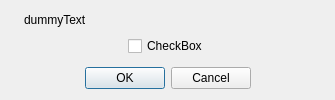
<?xml version="1.0" encoding="UTF-8"?>
<ui version="4.0">
 <class>Utils::CheckableMessageBox</class>
 <widget class="QDialog" name="Utils::CheckableMessageBox">
  <property name="windowTitle">
   <string>Dialog</string>
  </property>
  <layout class="QVBoxLayout" name="verticalLayout_2">
   <item>
    <layout class="QHBoxLayout" name="horizontalLayout_2">
     <item>
      <layout class="QVBoxLayout" name="verticalLayout">
       <item>
        <widget class="QLabel" name="pixmapLabel">
         <property name="sizePolicy">
          <sizepolicy hsizetype="Minimum" vsizetype="Preferred">
           <horstretch>0</horstretch>
           <verstretch>0</verstretch>
          </sizepolicy>
         </property>
        </widget>
       </item>
       <item>
        <spacer name="pixmapSpacer">
         <property name="orientation">
          <enum>Qt::Vertical</enum>
         </property>
         <property name="sizeType">
          <enum>QSizePolicy::MinimumExpanding</enum>
         </property>
         <property name="sizeHint" stdset="0">
          <size>
           <width>0</width>
           <height>5</height>
          </size>
         </property>
        </spacer>
       </item>
      </layout>
     </item>
     <item>
      <widget class="QLabel" name="messageLabel">
       <property name="minimumSize">
        <size>
         <width>300</width>
         <height>0</height>
        </size>
       </property>
       <property name="text">
        <string notr="true">dummyText</string>
       </property>
       <property name="wordWrap">
        <bool>true</bool>
       </property>
       <property name="openExternalLinks">
        <bool>true</bool>
       </property>
       <property name="textInteractionFlags">
        <set>Qt::LinksAccessibleByKeyboard|Qt::LinksAccessibleByMouse</set>
       </property>
      </widget>
     </item>
    </layout>
   </item>
   <item>
    <layout class="QHBoxLayout" name="horizontalLayout">
     <item>
      <spacer name="checkBoxLeftSpacer">
       <property name="orientation">
        <enum>Qt::Horizontal</enum>
       </property>
       <property name="sizeHint" stdset="0">
        <size>
         <width>40</width>
         <height>20</height>
        </size>
       </property>
      </spacer>
     </item>
     <item>
      <widget class="QCheckBox" name="checkBox">
       <property name="text">
        <string notr="true">CheckBox</string>
       </property>
      </widget>
     </item>
     <item>
      <spacer name="checkBoxRightSpacer">
       <property name="orientation">
        <enum>Qt::Horizontal</enum>
       </property>
       <property name="sizeHint" stdset="0">
        <size>
         <width>40</width>
         <height>20</height>
        </size>
       </property>
      </spacer>
     </item>
    </layout>
   </item>
   <item>
    <spacer name="buttonSpacer">
     <property name="orientation">
      <enum>Qt::Vertical</enum>
     </property>
     <property name="sizeType">
      <enum>QSizePolicy::Minimum</enum>
     </property>
     <property name="sizeHint" stdset="0">
      <size>
       <width>0</width>
       <height>5</height>
      </size>
     </property>
    </spacer>
   </item>
   <item>
    <widget class="QDialogButtonBox" name="buttonBox">
     <property name="orientation">
      <enum>Qt::Horizontal</enum>
     </property>
     <property name="standardButtons">
      <set>QDialogButtonBox::Cancel|QDialogButtonBox::Ok</set>
     </property>
     <property name="centerButtons">
      <bool>true</bool>
     </property>
    </widget>
   </item>
  </layout>
 </widget>
 <resources/>
 <connections>
  <connection>
   <sender>buttonBox</sender>
   <signal>accepted()</signal>
   <receiver>Utils::CheckableMessageBox</receiver>
   <slot>accept()</slot>
   <hints>
    <hint type="sourcelabel">
     <x>248</x>
     <y>254</y>
    </hint>
    <hint type="destinationlabel">
     <x>157</x>
     <y>274</y>
    </hint>
   </hints>
  </connection>
  <connection>
   <sender>buttonBox</sender>
   <signal>rejected()</signal>
   <receiver>Utils::CheckableMessageBox</receiver>
   <slot>reject()</slot>
   <hints>
    <hint type="sourcelabel">
     <x>316</x>
     <y>260</y>
    </hint>
    <hint type="destinationlabel">
     <x>286</x>
     <y>274</y>
    </hint>
   </hints>
  </connection>
 </connections>
</ui>
